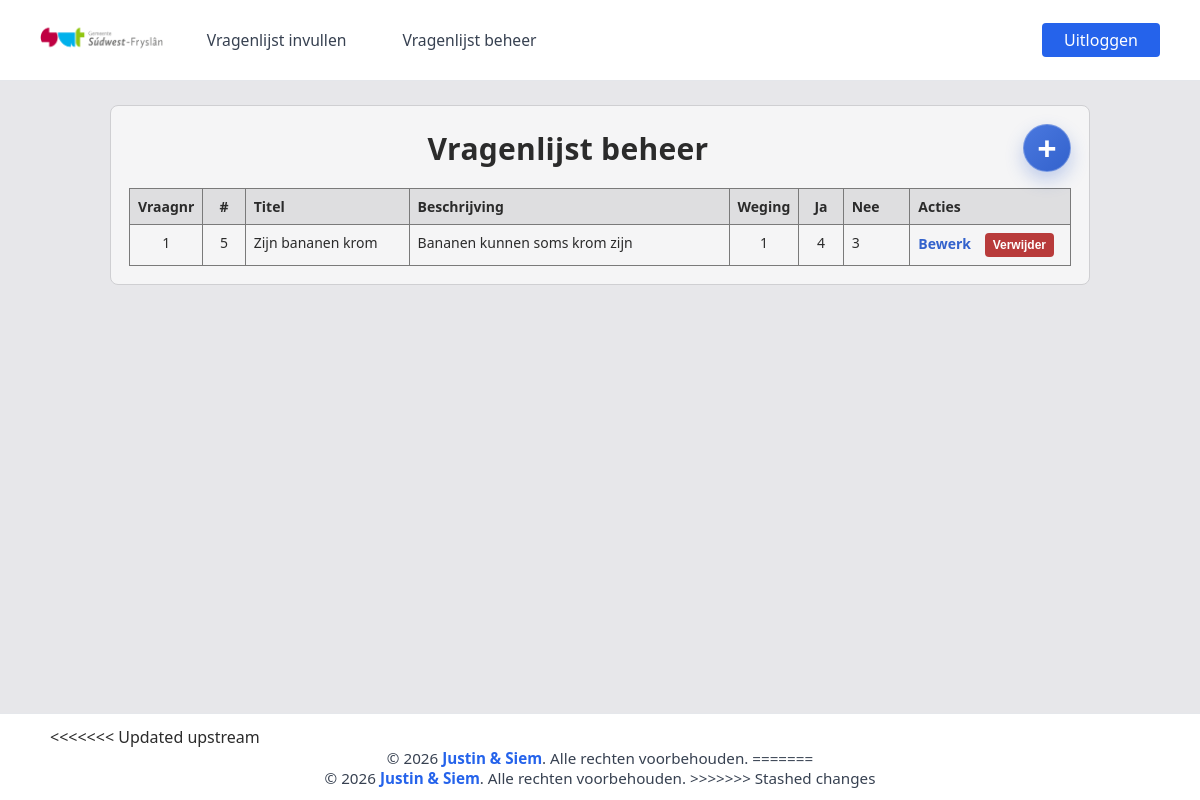
The page /vragenlijstbeheer/ (signed in) on the database its author committed.
### home/models.py (models this page shows, shortened)
class Vragen(models.Model):
	vraag = models.CharField(max_length=255)
	extra_info = models.CharField(max_length=255, blank=True)
	weging = models.IntegerField()
	volgorde = models.IntegerField()

### vragenlijstbeheer/views.py (the view, shortened to what this page needs)
# urls.py: path('', views.index, name='index'),
def index(request):
    edit_id = _parse_int(request.GET.get("edit"), 0)
    vragen = (
        Vragen.objects.order_by("volgorde", "id")
        .annotate(
            ja_totaal=Count("antwoorden", filter=Q(antwoorden__ja_nee=True)),
            nee_totaal=Count("antwoorden", filter=Q(antwoorden__ja_nee=False)),
        )
    )
    return render(
        request,
        "vragenlijstbeheer/index.html",
        {
            "vragen": vragen,
            "edit_id": edit_id,
        },
    )

### vragenlijstbeheer/views.py (called while the page is built)
def _parse_int(value: str, fallback: int) -> int:
    try:
        return int(value)
    except (TypeError, ValueError):
        return fallback

### vragenlijstbeheer/templates/vragenlijstbeheer/index.html (shortened to what this page needs)
{% extends 'base.html' %} {% load static %}  {% block extra_head %}
<link
  rel="stylesheet"
  href="{% static 'vragenlijstbeheer/vragenlijstbeheer.css' %}"
/>
{% endblock %} {% block content %}
<main class="beheer-wrap">
  <section class="beheer-card" aria-label="Vragenlijst beheer">
    <div class="beheer-topbar">
      <h1>Vragenlijst beheer</h1>
      <a
        href="{% url 'vragenlijstbeheer-toevoegen' %}"
        class="beheer-toevoegen-link"
        aria-label="Vraag toevoegen"
        title="Vraag toevoegen"
      >
        +
      </a>
    </div>
    <div class="table-scroll">
      <table class="beheer-table">
        <thead>
          <tr>
            <th>Vraagnr</th>
            <th>#</th>
            <th>Titel</th>
            <th>Beschrijving</th>
            <th>Weging</th>
            <th>Ja</th>
            <th>Nee</th>
            <th>Acties</th>
          </tr>
        </thead>
        <tbody>
          {% for vraag in vragen %} {% if edit_id == vraag.id %}
          <tr>
            <td>
              <input
                class="beheer-input beheer-input-number"
                type="number"
                name="volgorde"
                value="{{ vraag.volgorde }}"
                form="edit-form-{{ vraag.id }}"
                min="1"
                aria-label="Vraagnr"
              />
            </td>
            <td>{{ vraag.id }}</td>
            <td>
              <input
                class="beheer-input"
                type="text"
                name="vraag"
                value="{{ vraag.vraag }}"
                form="edit-form-{{ vraag.id }}"
                required
              />
            </td>
            <td>
              <textarea
                class="beheer-textarea"
                name="extra_info"
                rows="3"
                form="edit-form-{{ vraag.id }}"
              >
{{ vraag.extra_info }}</textarea
              >
            </td>
            <td>
              <input
                class="beheer-input beheer-input-number"
                type="number"
                name="weging"
                value="{{ vraag.weging }}"
                form="edit-form-{{ vraag.id }}"
              />
            </td>
            <td>{{ vraag.ja_totaal }}</td>
            <td>{{ vraag.nee_totaal }}</td>
            <td class="acties-col">
              <form
                id="edit-form-{{ vraag.id }}"
                method="post"
                class="inline-form"
              >
                {% csrf_token %}
                <input type="hidden" name="actie" value="opslaan" />
                <input type="hidden" name="vraag_id" value="{{ vraag.id }}" />
                <button class="actie-btn" type="submit">Opslaan</button>
              </form>
              <a href="/vragenlijstbeheer/" class="actie-link">Annuleer</a>
            </td>
          </tr>
          {% else %}
          <tr>
            <td>{{ vraag.volgorde }}</td>
            <td>{{ vraag.id }}</td>
            <td>{{ vraag.vraag }}</td>
            <td>{{ vraag.extra_info|default:'-' }}</td>
            <td>{{ vraag.weging }}</td>
            <td>{{ vraag.ja_totaal }}</td>
            <td>{{ vraag.nee_totaal }}</td>
            <td class="acties-col">
              <a
                href="/vragenlijstbeheer/?edit={{ vraag.id }}"
                class="actie-link"
                aria-label="Bewerk vraag {{ vraag.id }}"
              >
                Bewerk
              </a>
              <form method="post" class="inline-form">
                <button
                  type="submit"
                  class="actie-btn actie-btn-danger"
                  aria-label="Verwijder vraag {{ vraag.id }}"
                >
                  Verwijder
                </button>
              </form>
            </td>
          </tr>
          {% endif %} {% empty %}
          <tr>
            <td colspan="8" class="leeg-regel">
              Er zijn nog geen vragen beschikbaar.
            </td>
          </tr>
          {% endfor %}
        </tbody>
      </table>
    </div>
  </section>
</main>
{% endblock %}

### vragenlijstbeheer/static/vragenlijstbeheer/vragenlijstbeheer.css (style rules this page uses)
:root { --beheer-bg: #e7e7ea; --beheer-card: #f5f5f6; --beheer-line: #7a7a7a; --beheer-text: #2b2b2b; --beheer-head: #dedee0; --beheer-accent: #3362cc; }
* { box-sizing: border-box; }
body { background: var(--beheer-bg); color: var(--beheer-text); font-family: "Segoe UI", Tahoma, sans-serif; }
.beheer-wrap { min-height: 100%; display: grid; place-items: center; padding: 24px; }
.beheer-card { width: min(100%, 980px); background: var(--beheer-card); border: 1px solid #cfcfd2; border-radius: 8px; padding: 18px; }
.beheer-topbar { display: flex; align-items: center; justify-content: space-between; gap: 16px; margin-bottom: 16px; }
.beheer-topbar h1 { margin: 0; flex: 1; text-align: center; font-size: 30px; letter-spacing: 0.01em; }
.beheer-toevoegen-link { display: inline-flex; align-items: center; justify-content: center; width: 48px; height: 48px; margin-right: 0; border-radius: 50%; background: linear-gradient(135deg, #4a78df 0%, var(--beheer-accent) 100%); border: 1px solid rgba(255, 255, 255, 0.28); color: #fff; text-decoration: none; font-size: 34px; font-weight: 600; line-height: 1; box-shadow: 0 8px 18px rgba(51, 98, 204, 0.28); transition: transform 0.18s ease, box-shadow 0.18s ease, filter 0.18s ease; }
.table-scroll { overflow-x: auto; }
.beheer-table { width: 100%; border-collapse: collapse; table-layout: auto; font-size: 14px; }
.beheer-table th, .beheer-table td { border: 1px solid var(--beheer-line); padding: 8px; vertical-align: top; }
.beheer-table th { background: var(--beheer-head); text-align: left; font-weight: 700; }
.beheer-table th:nth-child(1), .beheer-table td:nth-child(1), .beheer-table th:nth-child(2), .beheer-table td:nth-child(2), .beheer-table th:nth-child(5), .beheer-table td:nth-child(5), .beheer-table th:nth-child(6), .beheer-table td:nth-child(6) { text-align: center; width: 60px; }
.beheer-table th:nth-child(3), .beheer-table td:nth-child(3) { width: 260px; }
.beheer-table th:nth-child(4), .beheer-table td:nth-child(4) { min-width: 320px; }
.beheer-table th:nth-child(7), .beheer-table td:nth-child(7) { width: 90px; }
.acties-col { white-space: nowrap; }
.inline-form { display: inline; }
.actie-link { display: inline-block; margin-right: 10px; text-decoration: none; color: var(--beheer-accent); font-weight: 600; }
.actie-btn { border: 0; background: var(--beheer-accent); color: #fff; border-radius: 4px; padding: 5px 8px; font-size: 12px; font-weight: 600; cursor: pointer; margin-right: 8px; }
.actie-btn-danger { background: #b83b3b; }

### templates/base.html (style rules this page uses)
body { margin: 0; }
.site-shell { min-height: 100vh; display: flex; flex-direction: column; }

### rows shown on the page
Vragen: volgorde "1", id "5", vraag "Zijn bananen krom", extra_info "Bananen kunnen soms krom zijn", weging "1", ja_totaal "4", nee_totaal "3"
